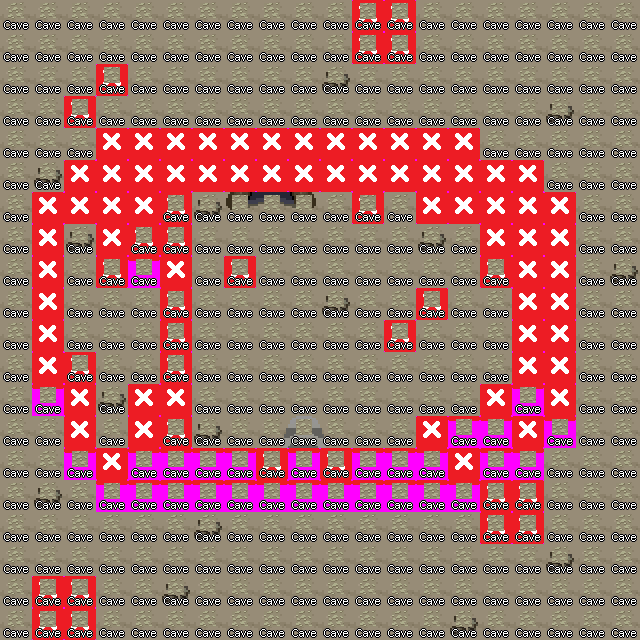

Below is a game level as drawn by its tile map, then a one-line description and the .tmx file that defines it, in full:
An orthogonal 20x20 tile map with 32x32 px tiles, 5 tile layers (layer_1_priority_1, layer_2_priority_1, layer_2_priority_2, passages, ...), 4 tilesets.

<map version="1.10" tiledversion="1.10.2" orientation="orthogonal" renderorder="right-down" compressionlevel="0" width="20" height="20" tilewidth="32" tileheight="32" infinite="0" nextlayerid="22" nextobjectid="1">
  <editorsettings>
    <export format="tmx" />
  </editorsettings>
  <tileset firstgid="1" source="../Tilesets/passages.tsx" />
  <tileset firstgid="145" source="../Tilesets/systemtags.tsx" />
  <tileset firstgid="273" source="../Tilesets/terrain_tag.tsx" />
  <tileset firstgid="289" source="../Tilesets/grotte_4g.tsx" />
  <layer id="1" name="layer_1_priority_1" width="20" height="20">
    <data encoding="csv">
306,306,306,306,306,306,306,306,306,306,306,306,306,306,306,306,306,306,306,306,
306,306,306,306,306,306,306,306,306,306,306,306,306,306,306,306,306,306,306,306,
306,306,306,306,306,306,306,306,306,306,306,306,306,306,306,306,306,306,306,306,
306,306,306,306,306,306,306,306,306,306,306,306,306,306,306,306,306,306,306,306,
306,306,306,311,314,314,314,314,314,314,314,314,314,314,310,306,306,306,306,306,
306,306,311,301,311,314,314,314,314,314,314,314,314,310,300,314,310,306,306,306,
306,311,301,311,301,306,306,306,306,306,306,306,306,300,314,310,300,310,306,306,
306,307,306,307,306,306,306,306,306,306,306,306,306,306,306,300,310,305,306,306,
306,307,306,319,298,317,306,306,306,306,306,306,306,306,306,306,305,305,306,306,
306,307,306,306,306,307,306,306,306,306,306,306,306,306,306,306,305,305,306,306,
306,307,306,306,306,307,306,306,306,306,306,306,306,306,306,306,305,305,306,306,
306,307,306,306,306,307,306,306,306,306,306,306,306,306,306,306,305,305,306,306,
306,319,317,306,311,301,306,306,306,306,306,306,306,306,306,316,318,305,306,306,
306,306,307,306,307,306,306,306,306,306,306,306,306,316,298,318,316,318,306,306,
306,306,319,317,319,298,298,298,298,298,298,298,298,318,316,298,318,306,306,306,
306,306,306,319,298,298,298,298,298,298,298,298,298,298,318,306,306,306,306,306,
306,306,306,306,306,306,306,306,306,306,306,306,306,306,306,306,306,306,306,306,
306,306,306,306,306,306,306,306,306,306,306,306,306,306,306,306,306,306,306,306,
306,306,306,306,306,306,306,306,306,306,306,306,306,306,306,306,306,306,306,306,
306,306,306,306,306,306,306,306,306,306,306,306,306,306,306,306,306,306,306,306
    </data>
  </layer>
  <layer id="2" name="layer_2_priority_1" width="20" height="20">
    <data encoding="csv">
0,0,0,0,0,0,0,0,0,0,0,0,0,0,0,0,0,0,0,0,
0,0,0,0,0,0,0,0,0,0,0,399,400,0,0,0,0,0,0,0,
0,0,0,376,0,0,0,0,0,0,375,0,0,0,0,0,0,0,0,0,
0,0,374,0,0,0,0,0,0,0,0,0,0,0,0,0,0,375,0,0,
0,0,0,0,0,0,0,418,0,420,0,0,0,0,0,0,0,0,0,0,
0,375,0,0,0,0,0,426,427,428,0,0,0,0,0,0,0,0,0,0,
0,0,0,0,0,0,375,434,435,436,0,374,0,0,0,0,0,0,0,0,
0,0,375,0,399,400,0,0,0,0,0,0,0,375,0,0,0,0,0,0,
0,0,0,376,0,0,0,376,0,0,0,0,0,0,0,374,0,0,0,375,
0,0,0,0,0,421,0,0,0,0,375,0,0,376,0,0,0,0,0,0,
0,0,0,0,0,429,0,0,0,0,0,0,374,0,0,0,0,0,0,0,
0,0,374,0,0,437,0,0,0,0,0,0,0,0,0,0,0,0,0,0,
0,0,0,375,0,0,0,0,0,0,0,0,0,0,0,0,0,0,0,0,
0,0,0,0,0,376,375,0,321,322,323,0,0,0,0,0,0,0,0,0,
0,0,0,0,0,0,0,0,329,330,331,0,0,0,0,0,0,0,0,0,
0,375,0,0,0,0,0,0,0,0,0,0,0,0,0,0,0,0,0,0,
0,0,0,0,0,0,375,0,0,0,0,0,0,0,0,399,400,0,0,0,
0,0,0,0,0,0,0,0,0,0,0,0,0,0,0,0,0,375,0,0,
0,0,0,0,0,375,0,0,0,0,0,0,0,0,0,0,0,0,0,0,
0,399,400,0,0,0,0,0,0,0,0,0,0,0,375,0,0,0,0,0
    </data>
  </layer>
  <layer id="5" name="layer_2_priority_2" width="20" height="20">
    <data encoding="csv">
0,0,0,0,0,0,0,0,0,0,0,391,392,0,0,0,0,0,0,0,
0,0,0,0,0,0,0,0,0,0,0,0,0,0,0,0,0,0,0,0,
0,0,0,0,0,0,0,0,0,0,0,0,0,0,0,0,0,0,0,0,
0,0,0,0,0,0,0,0,0,0,0,0,0,0,0,0,0,0,0,0,
0,0,0,0,0,0,0,0,419,0,0,0,0,0,0,0,0,0,0,0,
0,0,0,0,0,0,0,0,0,0,0,0,0,0,0,0,0,0,0,0,
0,0,0,0,391,392,0,0,0,0,0,0,0,0,0,0,0,0,0,0,
0,0,0,0,0,0,0,0,0,0,0,0,0,0,0,0,0,0,0,0,
0,0,0,0,0,0,0,0,0,0,0,0,0,0,0,0,0,0,0,0,
0,0,0,0,0,0,0,0,0,0,0,0,0,0,0,0,0,0,0,0,
0,0,0,0,0,0,0,0,0,0,0,0,0,0,0,0,0,0,0,0,
0,0,0,0,0,0,0,0,0,0,0,0,0,0,0,0,0,0,0,0,
0,0,0,0,0,0,0,0,0,0,0,0,0,0,0,0,0,0,0,0,
0,0,0,0,0,0,0,0,0,0,0,0,0,0,0,0,0,0,0,0,
0,0,0,0,0,0,0,0,0,0,0,0,0,0,0,0,0,0,0,0,
0,0,0,0,0,0,0,0,0,0,0,0,0,0,0,391,392,0,0,0,
0,0,0,0,0,0,0,0,0,0,0,0,0,0,0,0,0,0,0,0,
0,0,0,0,0,0,0,0,0,0,0,0,0,0,0,0,0,0,0,0,
0,391,392,0,0,0,0,0,0,0,0,0,0,0,0,0,0,0,0,0,
0,0,0,0,0,0,0,0,0,0,0,0,0,0,0,0,0,0,0,0
    </data>
  </layer>
  <layer id="19" name="passages" width="20" height="20">
    <data encoding="csv">
0,0,0,0,0,0,0,0,0,0,0,16,16,0,0,0,0,0,0,0,
0,0,0,0,0,0,0,0,0,0,0,16,16,0,0,0,0,0,0,0,
0,0,0,16,0,0,0,0,0,0,0,0,0,0,0,0,0,0,0,0,
0,0,16,0,0,0,0,0,0,0,0,0,0,0,0,0,0,0,0,0,
0,0,0,16,16,16,16,16,16,16,16,16,16,16,16,0,0,0,0,0,
0,0,16,16,16,16,16,16,16,16,16,16,16,16,16,16,16,0,0,0,
0,16,16,16,16,16,0,0,0,0,0,16,0,16,16,16,16,16,0,0,
0,16,0,16,16,16,0,0,0,0,0,0,0,0,0,16,16,16,0,0,
0,16,0,16,9,16,0,16,0,0,0,0,0,0,0,16,16,16,0,0,
0,16,0,0,0,16,0,0,0,0,0,0,0,16,0,0,16,16,0,0,
0,16,0,0,0,16,0,0,0,0,0,0,16,0,0,0,16,16,0,0,
0,16,16,0,0,16,0,0,0,0,0,0,0,0,0,0,16,16,0,0,
0,9,16,0,16,16,0,0,0,0,0,0,0,0,0,16,9,16,0,0,
0,0,16,0,16,16,0,0,0,0,0,0,0,16,9,9,16,9,0,0,
0,0,9,16,9,9,9,9,16,9,16,9,9,9,16,9,9,0,0,0,
0,0,0,9,9,9,9,9,9,9,9,9,9,9,9,16,16,0,0,0,
0,0,0,0,0,0,0,0,0,0,0,0,0,0,0,16,16,0,0,0,
0,0,0,0,0,0,0,0,0,0,0,0,0,0,0,0,0,0,0,0,
0,16,16,0,0,0,0,0,0,0,0,0,0,0,0,0,0,0,0,0,
0,16,16,0,0,0,0,0,0,0,0,0,0,0,0,0,0,0,0,0
    </data>
  </layer>
  <layer id="20" name="systemtags" width="20" height="20">
    <data encoding="csv">
152,152,152,152,152,152,152,152,152,152,152,152,152,152,152,152,152,152,152,152,
152,152,152,152,152,152,152,152,152,152,152,152,152,152,152,152,152,152,152,152,
152,152,152,152,152,152,152,152,152,152,152,152,152,152,152,152,152,152,152,152,
152,152,152,152,152,152,152,152,152,152,152,152,152,152,152,152,152,152,152,152,
152,152,152,0,0,0,0,0,0,0,0,0,0,0,0,152,152,152,152,152,
152,152,0,0,0,0,0,0,0,0,0,0,0,0,0,0,0,152,152,152,
152,0,0,0,0,152,152,152,152,152,152,152,152,0,0,0,0,0,152,152,
152,0,152,0,152,152,152,152,152,152,152,152,152,152,152,0,0,0,152,152,
152,0,152,152,152,0,152,152,152,152,152,152,152,152,152,152,0,0,152,152,
152,0,152,152,152,152,152,152,152,152,152,152,152,152,152,152,0,0,152,152,
152,0,152,152,152,152,152,152,152,152,152,152,152,152,152,152,0,0,152,152,
152,0,152,152,152,152,152,152,152,152,152,152,152,152,152,152,0,0,152,152,
152,152,0,152,0,0,152,152,152,152,152,152,152,152,152,0,152,0,152,152,
152,152,0,152,0,152,152,152,152,152,152,152,152,0,152,152,0,152,152,152,
152,152,152,0,152,152,152,152,152,152,152,152,152,152,0,152,152,152,152,152,
152,152,152,152,152,152,152,152,152,152,152,152,152,152,152,152,152,152,152,152,
152,152,152,152,152,152,152,152,152,152,152,152,152,152,152,152,152,152,152,152,
152,152,152,152,152,152,152,152,152,152,152,152,152,152,152,152,152,152,152,152,
152,152,152,152,152,152,152,152,152,152,152,152,152,152,152,152,152,152,152,152,
152,152,152,152,152,152,152,152,152,152,152,152,152,152,152,152,152,152,152,152
    </data>
  </layer>
</map>
